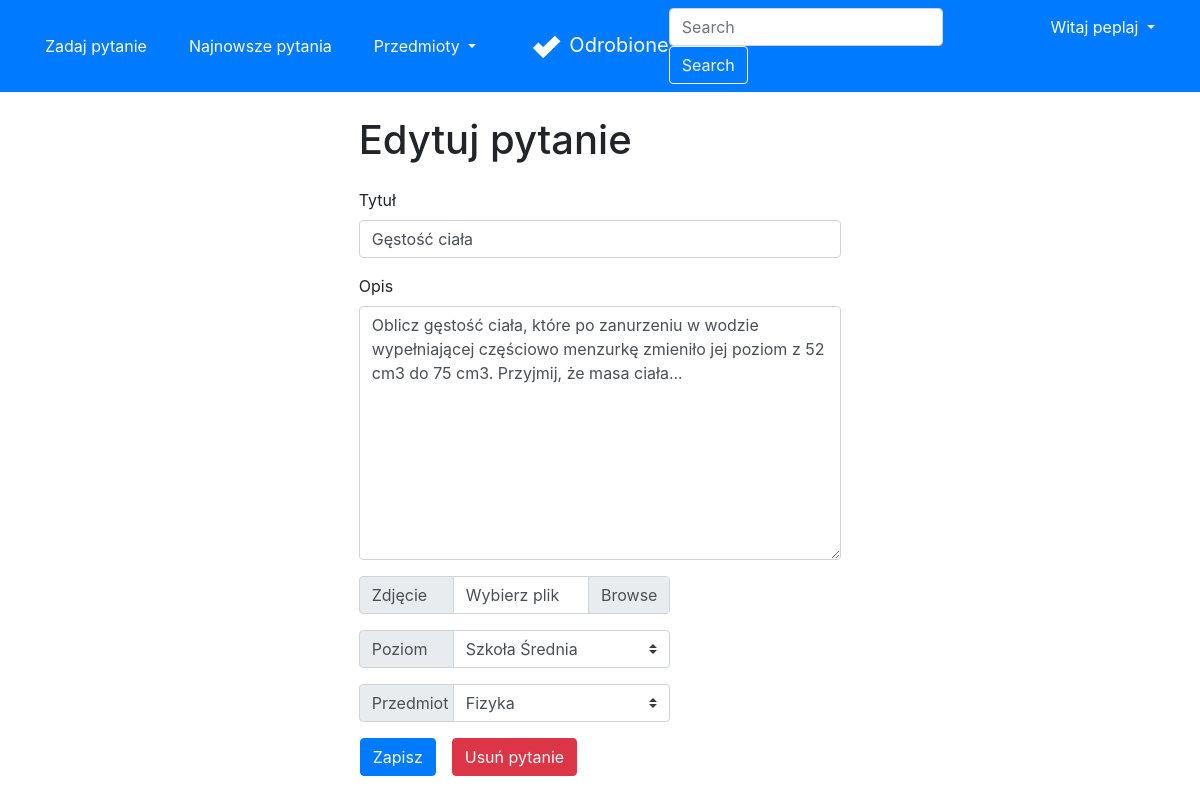
/my/21 (signed in), run on the app's committed database.
### accounts/models.py (models this page shows)
class User(AbstractUser):
    email = models.EmailField(_('email address'), unique=True)

### forum/models.py (models this page shows, shortened)
class Question(Model):
    title = CharField(max_length=300)
    desc = TextField()
    image = ImageField(upload_to='images/', blank=True)
    createDate = DateTimeField(auto_now_add=True)
    user = ForeignKey(User, on_delete=CASCADE)
    schools = [
        ('', 'Wybierz szkołę'),
        ('ps', 'Szkoła Podstawowa'),
        ('ms', 'Szkoła Średnia'),
        ('cl', 'Studia'),
    ]
    school = CharField(max_length=2, choices=schools,
                       default='')
    subjects = [
        ('', 'Wybierz przedmiot'),
        ('mat', 'Matematyka'),
        ('fiz', 'Fizyka'),
        ('inf', 'Informatyka'),
        ('pol', 'Język Polski'),
        ('ang', 'Język Angielski'),
        ('nmc', 'Język Niemiecki'),
        ('his', 'Historia'),
        ('bio', 'Biologia'),
        ('che', 'Chemia'),
        ('geo', 'Geografia'),
    ]
    subject = CharField(max_length=3, choices=subjects,
                        default='')
    likes = ManyToManyField(User, related_name='likes', blank=True)

### forum/views.py (the view, shortened to what this page needs)
# urls.py: path('my/<int:questionId>', views.myDetail, name='myDetail'),
def myDetail(request, questionId):
    question = get_object_or_404(
        Question, pk=questionId, user=request.user)
    if request.method == 'GET':
        form = QuestionForm(instance=question)
        return render(request, 'forum/myDetail.html',
                      {'form': form, 'question': question})

### forum/forms.py
class QuestionForm(forms.ModelForm):
    class Meta:
        model = Question
        fields = ('title', 'desc', 'image', 'school', 'subject')

### forum/templates/forum/myDetail.html (shortened to what this page needs)
{% extends 'forum/base.html' %}
{% block content %}
<div class="row justify-content-center">
    <div class="col-md-5">
        <br>
        <h1 class="mb-4">Edytuj pytanie</h1>
        <form method="POST" enctype="multipart/form-data">
            <div class="form-group">
                <label for="id_title">Tytuł</label>
                <input type="text" class="form-control" name="title" maxlength="300" required=""
                    value="{{question.title}}" id="id_title" placeholder="Tytuł pytania">
            </div>
            <div class="form-group">
                <label for="id_desc">Opis</label>
                <textarea name="desc" class="form-control" cols="40" rows="10" required="" id="id_desc"
                    placeholder="Opisz swój problem">{{question.desc}}</textarea>
            </div>
            {% if question.image %}
            <div class="row">
                <div class="col-md-8">
                    <nav aria-label="breadcrumb">
                        <ol class="breadcrumb">
                            <li class="breadcrumb-item mt-2"><a href="{{question.image.url}}">Twój obrazek</a></li>
                            <li class="breadcrumb-item active mt-2" aria-current="page"><input type="checkbox"
                                    name="image-clear" id="image-clear_id">
                                <label for="image-clear_id">Wyczyść</label></li>
                        </ol>
                    </nav>
                    <div class="input-group mb-3">
                        <div class="input-group-prepend">
                            <span class="input-group-text" style="width: 95px;">Zdjęcie</span>
                        </div>
                        <div class="custom-file">
                            <input type="file" class="custom-file-input" value="Szukaj" name="image" accept="image/*"
                                id="id_image">
                            <label class="custom-file-label" for="id_image">Wybierz plik</label>
                        </div>
                    </div>
                </div>
            </div>
            {% else %}
            <div class="row">
                <div class="col-md-8">
                    <div class="input-group mb-3">
                        <div class="input-group-prepend">
                            <span class="input-group-text" style="width: 95px;">Zdjęcie</span>
                        </div>
                        <div class="custom-file">
                            <label class="custom-file-label" for="id_image">Wybierz plik</label>
                        </div>
                    </div>
                </div>
            </div>
            {% endif %}
            <div class="row">
                <div class="col-md-8">
                    <div class="input-group mb-3">
                        <div class="input-group-prepend">
                            <label class="input-group-text" style="width: 95px;" for="id_school">Poziom</label>
                        </div>
                        <select name="school" class="custom-select" id="id_school" required>
                            {% for id,school in question.schools %}
                            {% if id == question.school %}
                            <option value="{{id}}" selected>{{school}}</option>
                            {% elif id == "" %}
                            <option value="{{id}}" disabled>{{school}}</option>
                            {% else %}
                            <option value="{{id}}">{{school}}</option>
                            {% endif %}
                            {% endfor %}
                        </select>
                    </div>
                    <div class="input-group mb-3">
                        <div class="input-group-prepend">
                            <label class="input-group-text" style="width: 95px;" for="id_subject">Przedmiot</label>
                        </div>
                        <select name="subject" class="custom-select" id="id_subject" required>
                            {% for id,subject in question.subjects %}
                            {% if id == question.subject %}
                            <option value="{{id}}" selected>{{subject}}</option>
                            {% elif id == "" %}
                            <option value="{{id}}" disabled>{{subject}}</option>
                            {% else %}
                            <option value="{{id}}">{{subject}}</option>
                            {% endif %}
                            {% endfor %}
                        </select>
                    </div>
                </div>
            </div>
            <div class="row">
                <button type="submit" class="btn btn-primary mx-3">Zapisz</button>
        </form>
        <form action="{% url 'delete' question.id %}" method="POST">
            <button type="submit" class="btn btn-danger">Usuń pytanie</button>
        </form>
    </div>
</div>
{% endblock content %}

### forum/templates/forum/base.html (shortened to what this page needs)
<!doctype html>
<html lang="pl">
{% load static %}
<head>
    <link rel="stylesheet" href="https://maxcdn.bootstrapcdn.com/bootstrap/4.0.0/css/bootstrap.min.css"
>
</head>
<body>
    <nav class="navbar navbar-expand-md navbar-dark bg-primary">
        <div class="navbar-collapse collapse w-100 order-1 order-md-0 dual-collapse2">
            <ul class="navbar-nav mr-auto">
                <li class="nav-item active">
                    <a href="{% url 'create' %}" class="btn btn-primary mx-3">Zadaj pytanie</a>
                </li>
                <li class="nav-item">
                    <a href="{% url 'latest' %}" class="btn btn-primary mr-3">Najnowsze pytania</a>
                </li>
                <li class="nav-item">
                    <div class="dropdown mr-3">
                        <a class="btn btn-primary dropdown-toggle" href="#" role="button" id="dropdownMenuLink"
                            data-toggle="dropdown" aria-haspopup="true" aria-expanded="false">
                            Przedmioty
                        </a>
                    </div>
                </li>
            </ul>
        </div>
        <div class="mx-auto order-0">
            <a class="navbar-brand mx-auto" href="{% url 'home' %}"><img class="img-responsive mr-2"
                    src="{% static 'forum/logo.png' %}" height="30px" width="30px">Odrobione</a>
        </div>
        <div class="navbar-collapse collapse w-100 order-3 dual-collapse2">
            <ul class="navbar-nav ml-auto">
                <li class="nav-item">
                    <form class="form-inline">
                        <input class="form-control mr-sm-2" type="search" placeholder="Search" aria-label="Search">
                        <button class="btn btn-outline-light my-2 my-sm-0" type="submit">Search</button>
                    </form>
                </li>
                {% if user.is_authenticated %}
                <li class="nav-item">
                    <div class="btn-group mx-3 ">
                        <button type="button" class="btn btn-primary dropdown-toggle" data-toggle="dropdown"
                            aria-haspopup="true" aria-expanded="false">
                            Witaj {{user}}
                        </button>
                    </div>
                </li>
                {% endif %}
            </ul>
        </div>
    </nav>
    {% block content %}{% endblock content %}
</body>
</html>

### data on the page
User: username "peplaj"
Question: title "Gęstość ciała", desc "Oblicz gęstość ciała, które po zanurzeniu w wodzie wypełniającej częściowo menzurkę zmieniło jej poziom z 52 cm3 do 75 cm3. Przyjmij, że masa ciała...", school "Szkoła Średnia", subject "Fizyka"
